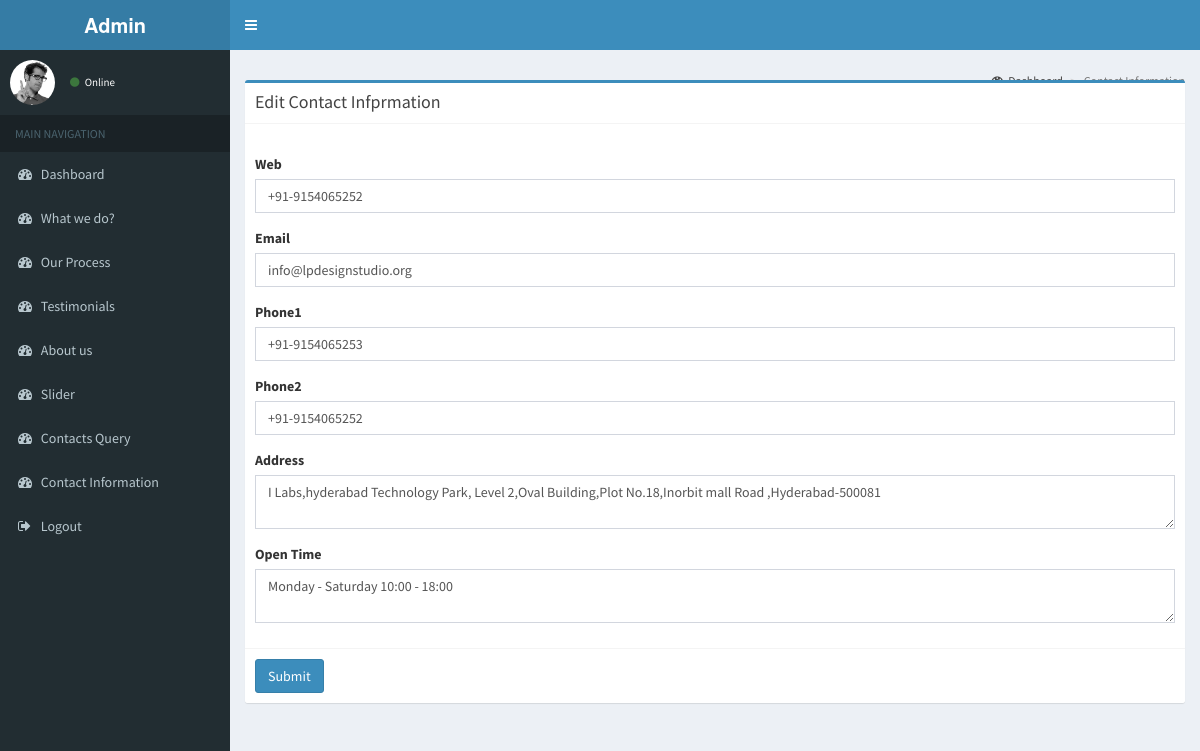
/admin/welcome/editcontactinfo/1, run on the app's committed database.
### tables this page shows
CREATE TABLE `contact_info` (
  `id` int(11) NOT NULL,
  `email` varchar(255) NOT NULL,
  `address` text NOT NULL,
  `web` varchar(255) NOT NULL,
  `phone1` varchar(255) NOT NULL,
  `phone2` varchar(255) NOT NULL,
  `open_time` text NOT NULL
);

### admin/application/controllers/Welcome.php (called while the page is built, shortened)
<?php
Class Welcome extends CI_Controller{
	 function __construct() {
        $this->load->model('admin_model');
    }
	public function editcontactinfo($id){
	$data['contactinfo']=$this->admin_model->edit_contactinfo($id);
		$this->load->view('header');
		$this->load->view('edit-contact-info',$data);
		$this->load->view('footer');
	}
}
	?>

### admin/index.php (called while the page is built, shortened)
<?php
require_once BASEPATH.'core/CodeIgniter.php';

### admin/application/models/Admin_model.php (called while the page is built, shortened)
<?php
	 Class Admin_model extends CI_Model
	 {
		public function edit_contactinfo($id){
		  	$list=$this->db->select(['*'])->from('contact_info')->where('id',$id)->get();
			return $list->row();
		}
	}
	?>

### admin/application/views/edit-contact-info.php (the view, shortened to what this page needs)
<div class="content-wrapper">
  <section class="content-header">
    <ol class="breadcrumb">
      <li><a href="<?php echo base_url(); ?>welcome/dashboard"><i class="fa fa-dashboard"></i>Dashboard</a></li>
      <li class="active">Contact Information</li>
    </ol>
  </section>
  <section class="content">
    <div class="row">
      <div class="col-md-12">
        <div class="box box-primary">
          <div class="box-header with-border">
            <h3 class="box-title">Edit Contact Infprmation</h3>
          </div>
	<br>
          <form method="post" action="<?php echo base_url(); ?>welcome/updatecontactinfo/<?php  echo $contactinfo->id; ?>" enctype="multipart/form-data">
             <div class="box-body">
              <div class="form-group">
                <label for="exampleInputPassword1">Web</label>
                     <input type="text"  class="form-control" value="<?php echo $contactinfo->web; ?>" name="web" required>
              </div>
               <div class="form-group">
                <label for="exampleInputPassword1">Email</label>
                     <input type="text"  class="form-control" value="<?php echo $contactinfo->email; ?>" name="email" required>
              </div>
               <div class="form-group">
                <label for="exampleInputPassword1">Phone1</label>
                     <input type="text"  class="form-control" value="<?php echo $contactinfo->phone1; ?>" name="phone1" required>
              </div>
               <div class="form-group">
                <label for="exampleInputPassword1">Phone2</label>
                     <input type="text"  class="form-control" value="<?php echo $contactinfo->phone2; ?>" name="phone2" required>
              </div>
               <div class="form-group">
                <label for="exampleInputPassword1">Address</label>
                <textarea  class="form-control" name="address" ><?php echo $contactinfo->address; ?></textarea>
              </div>
               <div class="form-group">
                <label for="exampleInputPassword1">Open Time</label>
                <textarea  class="form-control"  name="open_time" ><?php echo $contactinfo->open_time; ?></textarea>
              </div>
             </div>
            <div class="box-footer">
              <button type="submit" class="btn btn-primary">Submit</button>
            </div>
          </form>
        </div>
      </div>
    </div>
  </section>
</div>

### data on the page
contact_info: web "+91-9154065252", email "info@lpdesignstudio.org", phone1 "+91-9154065253", phone2 "+91-9154065252", address "I Labs,hyderabad Technology Park, Level 2,Oval Building,Plot No.18,Inorbit mall Road ,Hyderabad-500081", open_time "Monday - Saturday 10:00 - 18:00"
